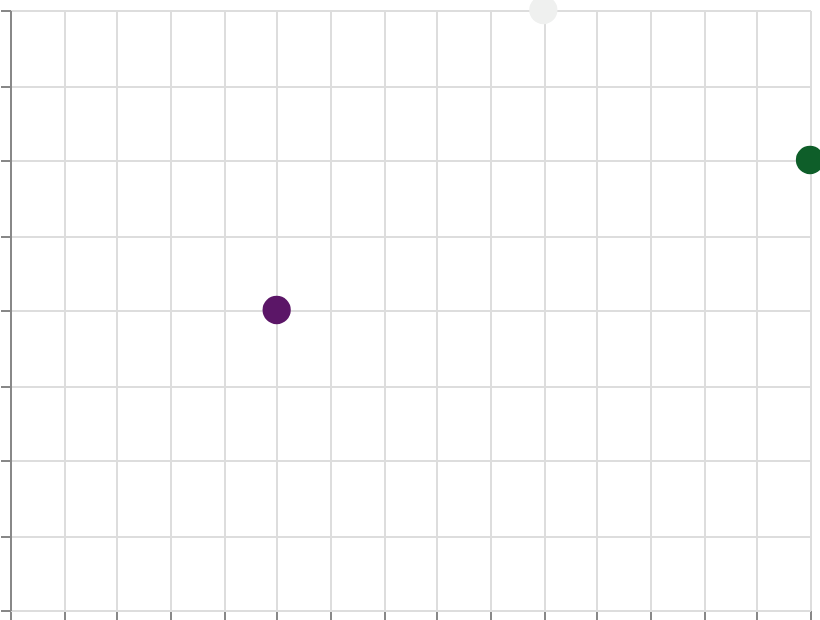

This figure's Vega-Lite source:
### Vega specification from a JSON file in a GitHub repository (floating-point values rounded to 4 significant figures)
{"$schema": "https://vega.github.io/schema/vega/v6.json", "width": 400, "height": 300, "padding": 5, "autosize": "none", "data": [{"name": "table", "values": [{"x": 1, "y": 2, "val": 10}, {"x": 2, "y": 4, "val": 50}, {"x": 3, "y": 3, "val": 90}]}], "scales": [{"name": "x", "type": "linear", "domain": {"data": "table", "field": "x"}, "range": "width", "nice": true}, {"name": "y", "type": "linear", "domain": {"data": "table", "field": "y"}, "range": [{"signal": "height"}, 0], "nice": true}, {"name": "color", "type": "sequential", "domain": {"data": "table", "field": "val"}, "scheme": "purplegreen"}], "marks": [{"type": "symbol", "from": {"data": "table"}, "encode": {"update": {"x": {"scale": "x", "field": "x"}, "y": {"scale": "y", "field": "y"}, "size": {"value": 200}, "fill": {"scale": "color", "field": "val"}}}}], "axes": [{"scale": "x", "orient": "bottom", "grid": true, "labels": false}, {"scale": "y", "orient": "left", "grid": true, "labels": false}], "legends": [{"fill": "color"}]}
